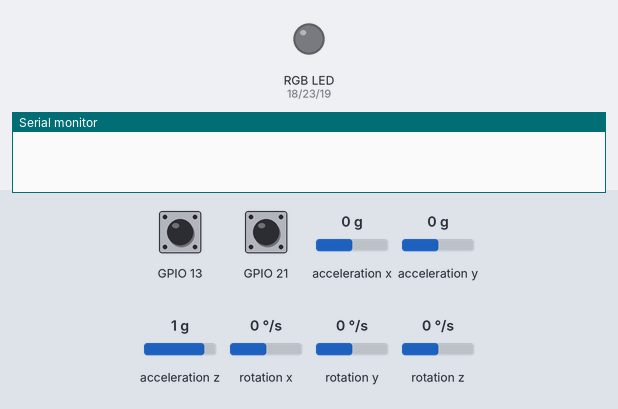
Simulated run of this program. Board: ESP32. Parts: an RGB LED mixed from three pins (HIGH = lit), the last lines printed to the serial monitor. The inputs (shaded band) are chosen by the test bench; at power-on: GPIO 13 HIGH, GPIO 21 HIGH, acceleration x 0 g, acceleration y 0 g, acceleration z 1 g, rotation x 0 °/s, rotation y 0 °/s, rotation z 0 °/s. USB keyboard and mouse output is not drawn.

Above: at 0.0 s.
At 1.7 s:
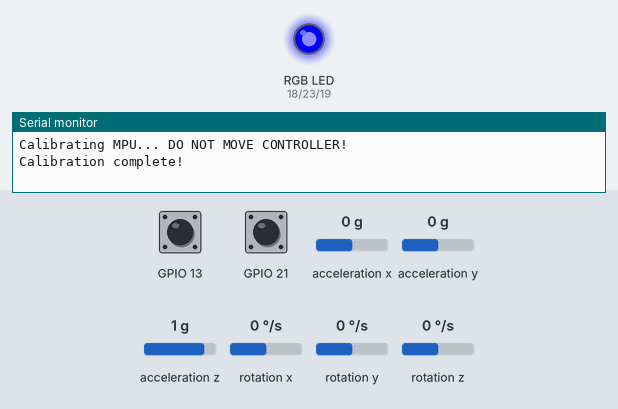
At 2.2 s:
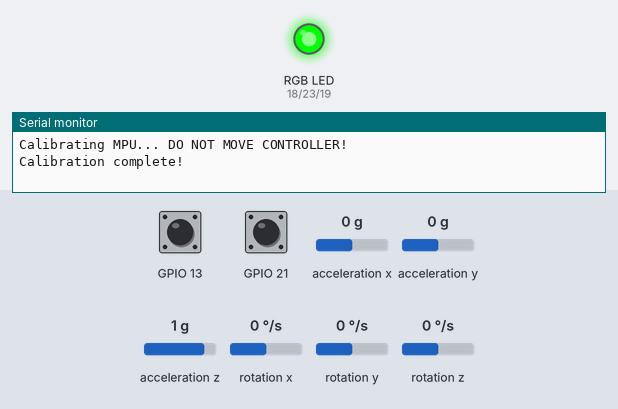
Timing chart, 0 to 3.7 s (numbered marks = the images above):
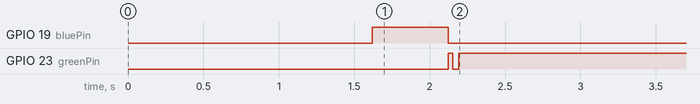

The program:

main.cpp
```cpp
#include <Arduino.h>
#include <driver/rtc_io.h>
#include <BLEGamepad.h>
#include <Wire.h>

#ifdef PID
#undef PID
#endif

#include "MPU6050.h"

MPU6050 mpu(0x68);

BleGamepadConfiguration bleGamepadConfig;
BleGamepad bleGamepad("Wiimote V2", "Espressif", 67);

const bool debug = false;

const int redPin = 18;
const int greenPin = 23;
const int bluePin = 19;

const int redChannel = 0;
const int greenChannel = 1;
const int blueChannel = 2;

float offset_ax = 0.0f;
float offset_ay = 0.0f;
float offset_az = 0.0f;

float gravity = 8192.0f;

void reset_led();
void handle_gamepad_led_state();
double moving_average(double avg, double newSample, double n);

// SETUP -------------------------------------
void setup()
{
  bleGamepadConfig.setAutoReport(true);
  bleGamepadConfig.setAxesMin(0);
  bleGamepadConfig.setAxesMax(255);

  bleGamepad.begin(&bleGamepadConfig);

  bleGamepad.setLeftThumb(127, 127);
  bleGamepad.setRightThumb(127, 127);

  Wire.begin(16, 17);
  Wire.setClock(400000);

  pinMode(21, INPUT_PULLUP);
  pinMode(13, INPUT_PULLUP);

  ledcSetup(redChannel, 5000, 8);
  ledcSetup(greenPin, 5000, 8);
  ledcSetup(blueChannel, 5000, 8);

  ledcAttachPin(redPin, redChannel);
  ledcAttachPin(greenPin, greenChannel);
  ledcAttachPin(bluePin, blueChannel);

  uint64_t mask = 1ULL << GPIO_NUM_13;
  esp_sleep_enable_ext0_wakeup(GPIO_NUM_13, 0);

  Serial.begin(111520);
  while (!Serial)
  {
    delay(10);
  }

  mpu.initialize();

  mpu.setFullScaleAccelRange(MPU6050_ACCEL_FS_4);

  delay(100);

  Serial.println("\nCalibrating MPU... DO NOT MOVE CONTROLLER!");

  long sum_ax = 0, sum_ay = 0, sum_az = 0;
  int cycles = 200;
  for (int i = 0; i < cycles; i++)
  {
    int16_t c_ax, c_ay, c_az, c_gx, c_gy, c_gz;

    mpu.getMotion6(&c_ax, &c_ay, &c_az, &c_gx, &c_gy, &c_gz);
    sum_ax += c_ax;
    sum_ay += c_ay;
    sum_az += c_az;
    delay(4);
  }

  offset_ax = sum_ax / cycles;
  offset_ay = sum_ay / cycles;
  offset_az = (sum_az / cycles) - gravity;

  Serial.println("Calibration complete!");
}

// LOOP VARIABLE -------------------------------

float yaw = 0.0f;
float acc_saved_roll = 0.0f;
float acc_saved_picht = 0.0f;

float vel_x = 0, vel_y = 0, vel_z = 0;
float pos_x = 0, pos_y = 0, pos_z = 0;

unsigned long lastTime = 0;

u_int8_t controllerState = 0;
bool resetButtonPressed = false;
bool lastResetButtonState = false;

double pitch_avg = 0;
double roll_avg = 0;

float unconnected_time = 0;
const float time_until_deep_sleep = 10;

// LOOP ----------------------------------------
void loop()
{
  unsigned long currentTime = millis();
  float dt = (currentTime - lastTime) / 1000.0f;

  lastTime = currentTime;

  if (bleGamepad.isConnected())
  {
    unconnected_time = 0;

    if (controllerState == 0)
    {
      controllerState == 1;
      reset_led();
      ledcWrite(blueChannel, 255);
      delay(500);
    }
    controllerState = 2;

    resetButtonPressed = digitalRead(21) == LOW;
    bool actionButtonPressed = digitalRead(13) == LOW;

    int16_t ax, ay, az, gx, gy, gz;
    mpu.getMotion6(&ax, &ay, &az, &gx, &gy, &gz);

    int32_t rawGX = gx + 930;
    int32_t rawGY = gy - 480;
    int32_t rawGZ = gz - 40;

    int32_t rawAX = ax - offset_ax;
    int32_t rawAY = ay - offset_ay;
    int32_t rawAZ = az - offset_az;

    float gyroZrate = (gz - 40) / 131.0f;
    float gyroYrate = (gy - 480) / 131.0f;
    float gyroXrate = (gx + 930) / 131.0f;

    if (abs(rawGX) < 250)
      rawGX = 0;
    if (abs(rawGY) < 250)
      rawGY = 0;
    if (abs(rawGZ) < 250)
      rawGZ = 0;

    u_int8_t joyLX = map(rawGX, -12000, 12000, 0, 255);
    u_int8_t joyLY = map(rawGY, -12000, 12000, 0, 255);
    u_int8_t joyRZ = map(rawGZ, -12000, 12000, 0, 255);

    float pitch = atan2(-ax, sqrt(ay * ay + az * az)) * 57.296;
    float roll = atan2(ay, az) * 57.296;

    yaw = (yaw + gyroZrate * dt) * 0.999f;

    // Acceleration Positionning

    float ax_g = ax / gravity;
    float ay_g = ay / gravity;
    float az_g = az / gravity;

    float pitch_for_acc = atan2(-ax_g, sqrt(ay_g * ay_g + az_g * az_g));
    float roll_for_acc = atan2(ay_g, az_g);

    pitch_avg = moving_average(pitch_avg, pitch_for_acc, 3);
    roll_avg = moving_average(roll_avg, roll_for_acc, 3);

    pitch_for_acc = pitch_avg;
    roll_for_acc = roll_avg;

    float alpha = 0.01;

    acc_saved_picht = alpha * (acc_saved_picht + gyroXrate * dt) + (1 - alpha) * pitch_for_acc;
    acc_saved_roll = alpha * (acc_saved_roll + gyroYrate * dt) + (1 - alpha) * roll_for_acc;

    pitch_for_acc = acc_saved_picht;
    roll_for_acc = acc_saved_roll;

    float gravity_x = gravity * -sin(pitch_for_acc);
    float gravity_y = gravity * cos(pitch_for_acc) * sin(roll_for_acc);
    float gravity_z = gravity * cos(pitch_for_acc) * cos(roll_for_acc);

    float linear_ax = ax - gravity_x;
    float linear_ay = ay - gravity_y;
    float linear_az = az - gravity_z - 700;

    linear_ax = (abs(linear_ax) > 50) * linear_ax;
    linear_ay = (abs(linear_ay) > 50) * linear_ay;
    linear_az = (abs(linear_az) > 50) * linear_az;

    float range = 400.0f;
    float velocityLimit = 200;

    vel_x = constrain(vel_x + linear_ax * dt, -velocityLimit, velocityLimit);
    vel_y = constrain(vel_y + linear_ay * dt, -velocityLimit, velocityLimit);
    vel_z = constrain(vel_z + linear_az * dt, -velocityLimit, velocityLimit);

    vel_x = (abs(vel_x) > 9) * vel_x;
    vel_y = (abs(vel_y) > 9) * vel_y;
    vel_z = (abs(vel_z) > 9) * vel_z;

    pos_x = constrain(pos_x + vel_x, -range, range);
    pos_y = constrain(pos_y + vel_y, -range, range);
    pos_z = constrain(pos_z + vel_z, -range, range);

    vel_x = vel_x * 0.4;
    vel_y = vel_y * 0.4;
    vel_z = vel_z * 0.4;

    pos_x = pos_x * 0.8;
    pos_y = pos_y * 0.8;
    pos_z = pos_z * 0.8;

    u_int8_t joyPosX = map(pos_x, -range, range, 0, 255);
    u_int8_t joyPosY = map(pos_y, -range, range, 0, 255);
    u_int8_t joyPosZ = map(pos_z, -range, range, 0, 255);

    u_int8_t joyPitch = map(constrain(pitch, -90, 90), -90, 90, 0, 255);
    u_int8_t joyRoll = map(constrain(roll, -90, 90), -90, 90, 0, 255);
    u_int8_t joyYaw = map(constrain(yaw, -180, 180), -180, 180, 0, 255);

    bleGamepad.setLeftThumb(joyRoll, joyPitch);
    bleGamepad.setRightThumb(joyYaw, joyPosX);
    bleGamepad.setLeftTrigger(joyPosY);
    bleGamepad.setRightTrigger(joyPosZ);

    if ((!resetButtonPressed || !actionButtonPressed) && lastResetButtonState)
    {
      lastResetButtonState = false;
      yaw = 0.0f;
      pos_x = 0;
      pos_y = 0;
      pos_z = 0;
      vel_x = 0;
      vel_y = 0;
      vel_z = 0;
      controllerState = 4;
    }
    else if (resetButtonPressed && actionButtonPressed)
    {
      lastResetButtonState = true;
      bleGamepad.press(BUTTON_5);
      bleGamepad.release(BUTTON_1);
      bleGamepad.release(BUTTON_2);
    }
    else
    {
      bleGamepad.release(BUTTON_5);

      if (resetButtonPressed)
      {
        bleGamepad.press(BUTTON_2);
      }
      else
      {
        bleGamepad.release(BUTTON_2);
      }

      if (actionButtonPressed)
      {
        bleGamepad.press(BUTTON_1);
      }
      else
      {
        bleGamepad.release(BUTTON_1);
      }
    }
    if (debug)
    {
      Serial.print(">");
      Serial.print("state:");
      Serial.print(controllerState);
      Serial.print(",");
      Serial.print("reset_btn:");
      Serial.print(resetButtonPressed);
      Serial.print(",");
      Serial.print("action_btn:");
      Serial.print(actionButtonPressed);
      Serial.print(",");
      Serial.print("gx:");
      Serial.print(joyLX);
      Serial.print(",");
      Serial.print("gy:");
      Serial.print(joyLY);
      Serial.print(",");
      Serial.print("gz:");
      Serial.print(joyRZ);
      Serial.print(",");
      Serial.print("roll:");
      Serial.print(joyRoll);
      Serial.print(",");
      Serial.print("pitch:");
      Serial.print(joyPitch);
      Serial.print(",");
      Serial.print("yaw:");
      Serial.print(joyYaw);
      Serial.print(",");
      Serial.print("pos_x:");
      Serial.print(pos_x);
      Serial.print(",");
      Serial.print("pos_y:");
      Serial.print(pos_y);
      Serial.print(",");
      Serial.print("pos_z:");
      Serial.print(pos_z);
      Serial.print(",");
      Serial.print("gx:");
      Serial.print(rawGX);
      Serial.print(",");
      Serial.print("gy:");
      Serial.print(rawGY);
      Serial.print(",");
      Serial.print("gz:");
      Serial.print(rawGZ);
      Serial.print(",");
      Serial.print("vel_x:");
      Serial.print(vel_x);
      Serial.print(",");
      Serial.print("vel_y:");
      Serial.print(vel_y);
      Serial.print(",");
      Serial.print("vel_z:");
      Serial.print(vel_z);
      Serial.print(",");
      Serial.print("gravity_x:");
      Serial.print(gravity_x);
      Serial.print(",");
      Serial.print("gravity_y:");
      Serial.print(gravity_y);
      Serial.print(",");
      Serial.print("gravity_z:");
      Serial.print(gravity_z);
      Serial.print(",");
      Serial.print("linear_ax:");
      Serial.print(linear_ax);
      Serial.print(",");
      Serial.print("linear_ay:");
      Serial.print(linear_ay);
      Serial.print(",");
      Serial.print("linear_az:");
      Serial.print(linear_az);
      Serial.print("\r\n");
    }
  }
  else
  {
    unconnected_time += dt;
    controllerState = 0;

    if (unconnected_time >= time_until_deep_sleep)
    {
      esp_deep_sleep_start();
    }
  }

  handle_gamepad_led_state();

  delay(10);
}

// METHODS------------------------------

void reset_led()
{
  ledcWrite(redChannel, 0);
  ledcWrite(greenChannel, 0);
  ledcWrite(blueChannel, 0);
}

void handle_gamepad_led_state()
{
  if (controllerState == 0)
  {
    reset_led();
    ledcWrite(redChannel, 255);
  }
  else if (controllerState == 1)
  {
    reset_led();
    ledcWrite(blueChannel, 255);
  }
  else if (controllerState == 2)
  {
    reset_led();
    ledcWrite(greenChannel, 255);
  }
  else if (controllerState == 3)
  {
    reset_led();
    delay(500);
    ledcWrite(redChannel, 255);
    delay(500);
  }
  else if (controllerState == 4)
  {
    reset_led();
    ledcWrite(redChannel, 128);
    ledcWrite(blueChannel, 128);
    delay(100);
  }
}

double moving_average(double avg, double newSample, double n)
{
  avg -= avg / n;
  avg += newSample / n;
  return avg;
}
```

Measured:
- by itself, GPIO 19 (bluePin): LOW → HIGH at 1.6 s, → LOW 0.50 s later
- by itself, GPIO 23 (greenPin): LOW → HIGH at 2.1 s, → LOW 0.03 s later, → HIGH 0.04 s later
